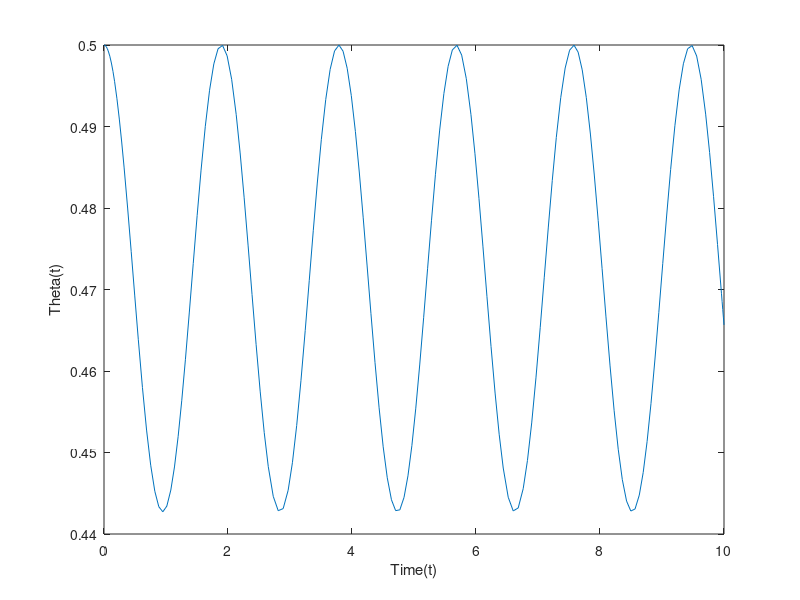
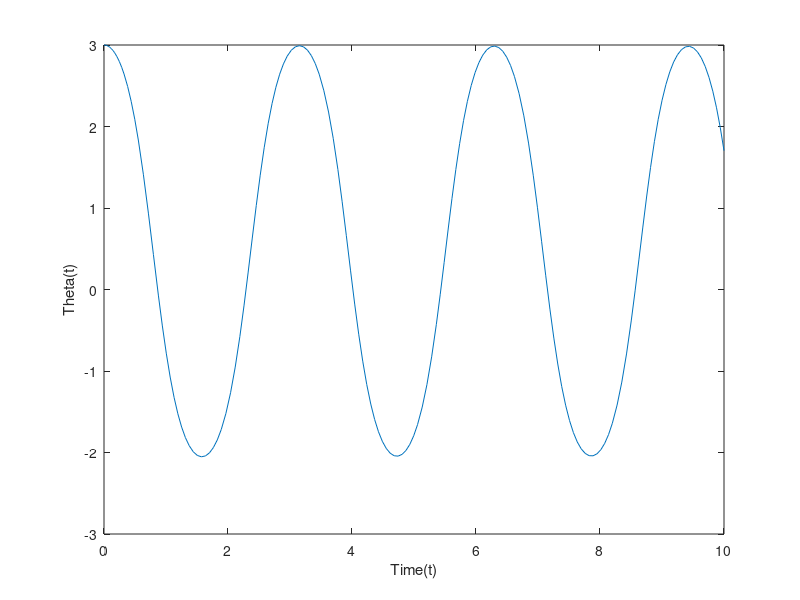
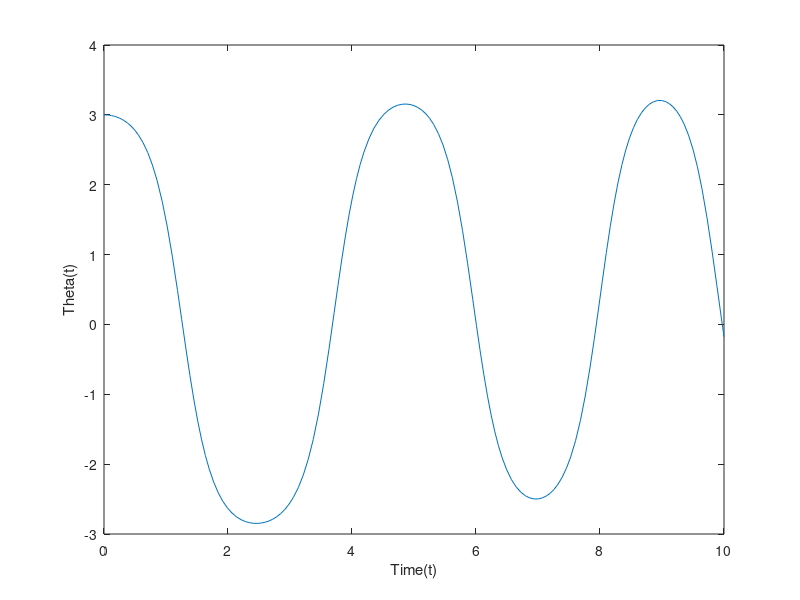

The MATLAB source for these figures, in order:
%Simplify the equation
f=@(t,theta,a) [theta(2);a(t)*cos(theta(1))-9.81*sin(theta(1))];
a=@(t) 5;
[t1,y1]=ode45(@(t,theta) f(t,theta,a),[0 10],[0.5;0]);
plot(t1,y1(:,1));
xlabel('Time(t)');
ylabel('Theta(t)');
figure
%Simplify the equation
f=@(t,theta,a) [theta(2);a(t)*cos(theta(1))-9.81*sin(theta(1))];
a=@(t) 5;
[t2,y2]=ode45(@(t,theta) f(t,theta,a),[0 10],[3;0]);
plot(t2,y2(:,1));
xlabel('Time(t)');
ylabel('Theta(t)');
figure
% Simplify the equation
f=@(t,theta,a) [theta(2);a(t)*cos(theta(1))-9.81*sin(theta(1))];
a=@(t) 0.5*t;
[t3,y3]=ode45(@(t,theta) f(t,theta,a),[0 10],[3;0]);
plot(t3,y3(:,1));
xlabel('Time(t)');
ylabel('Theta(t)');




